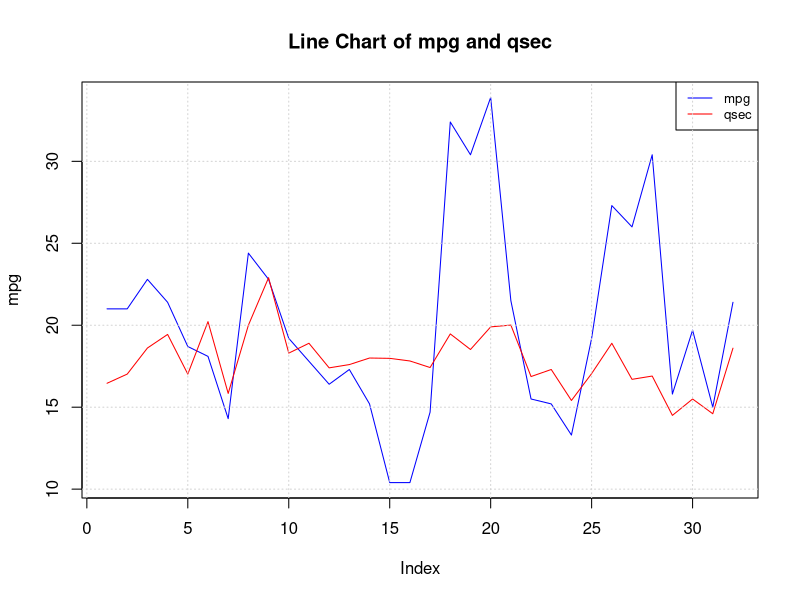

Write the R code that produced this figure.

data(mtcars)
plot(mtcars$mpg, type = "l", col = "blue", xlab = "Index", ylab = "mpg", xlim = c(1, nrow(mtcars)))


lines(mtcars$qsec, col = "red")


legend("topright", legend = c("mpg", "qsec"), col = c("blue", "red"), lty = 1, cex = 0.8)


title("Line Chart of mpg and qsec")


grid()